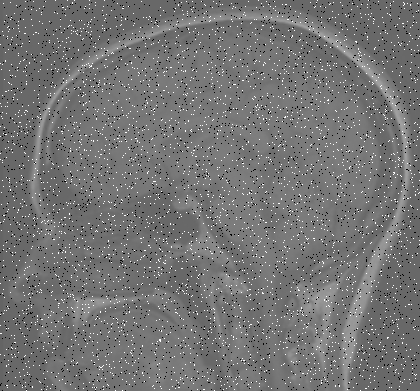
#> input picture Images/corte-cerebro.jpg, 420 x 391 px, found by its file name
$ python exampleEnhance.py
#> lines starting #> are read from the running program, lines starting #| are printed output that depends on the picture
#> further down, R is the input picture: shape (391, 420, 3); min 0, max 255, mean 115.8
### Scripts/medFilt.py
#!/usr/bin/env python3
# -*- coding: utf-8 -*-
"""
Created on Wed Dec 25 15:19:20 2024

@author: Mario Eduardo Sepúlveda Hernández

This function receives a Grayscale image; before use it be sure
your image innot in RGB layers but grayscale
"""
import numpy as np

def medianFilt(A):
    i=1
    j=0
    while i<(A.shape[0]-1):
        while j<(A.shape[1]-2):
            p=[[A[i-1,j],A[i-1,j+1],A[i-1,j+2]],[A[i,j],A[i,j+1],A[i,j+2]],[A[i+1,j],A[i+1,j+1],A[i+1,j+2]]]
            p=np.asarray(p)
            valor=np.median(p)
            A[i,j+1]=valor
            j=j+1
        j=0
        i=i+1
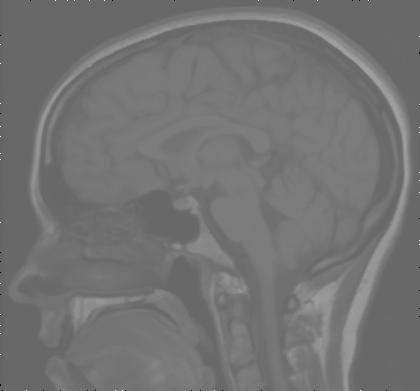
#> A: shape (391, 420); min 0, max 255, mean 115.1
#> after the loop, i = 390
    return A


### Scripts/histExpansion.py
#!/usr/bin/env python3
# -*- coding: utf-8 -*-
"""
Created on Wed Dec 25 03:35:29 2024

@author: Mario Eduardo Sepúlveda Hernández

In this file i've implemented the Histogram Expansion as a function
Thus, you can use it multiple times
To call it, you just need to write

from histExpansion import histogramExpansion

"""
import cv2 as  cv
import numpy as np
def histogramExpansion(R):
    histo=cv.calcHist([R], [0], None, [256], [0,256])
#> histo = 256 values, max 35403 at index 104, min 0 at index 1, mean 641.5
    levels=np.asarray(histo)
#> levels has the same summary as histo
    limits = np.nonzero(levels)
#> limits = 63 positions, rows 0 to 255, columns 0 to 0
    r1=min(limits[0])
#> r1 = 0
    r2=max(limits[0])
#> r2 = 255
    S=(255/(r2-r1))*(R-r1)
    S=np.asarray(S).astype(np.int32)
    return S

### Scripts/exampleEnhance.py
# -*- coding: utf-8 -*-
"""
Created on Wed Dec 25 15:05:24 2024

@author: Mario Eduardo Sepúlveda Hernández

In this script i will use the median filter, the histogram expansion, and the
histogram matching to enhance an image and make easier the analysis

"""

import cv2 as cv
import matplotlib.pyplot as plt
import numpy as np
from histExpansion import histogramExpansion
from medFilt import medianFilt
from skimage.exposure import match_histograms

R=cv.imread("corte-cerebro.jpg")[:,:,::-1]
R=cv.cvtColor(R,cv.COLOR_RGB2GRAY)
R=np.asarray(R)

plt.subplot(1,3,1)
plt.imshow(R,cmap="gray")
plt.title(label="Original image")
plt.ylabel(ylabel="pixels")
plt.xlabel(xlabel="pixels")

S=medianFilt(R)
S=histogramExpansion(S)
plt.subplot(1,3,2)
plt.imshow(S,cmap="gray")
plt.title(label="Image without noise")
plt.ylabel(ylabel="pixels")
plt.xlabel(xlabel="pixels")

reference=cv.imread("chest_x_ray.jpg")[:,:,::-1]
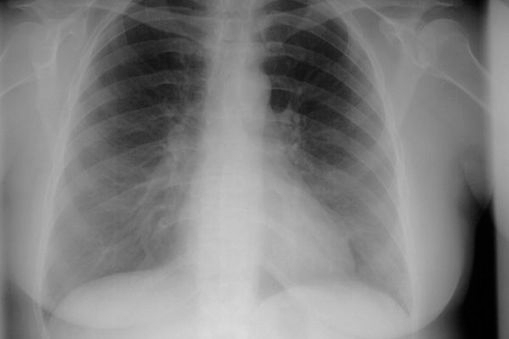
#> input picture Images/chest_x_ray.jpg, 509 x 339 px, found by its file name
#> reference is the input picture: shape (339, 509, 3); min 0, max 220, mean 126.4
reference=cv.cvtColor(reference,cv.COLOR_RGB2GRAY)
#> reference: shape (339, 509)
reference=np.asarray(reference)

result=match_histograms(S,reference)
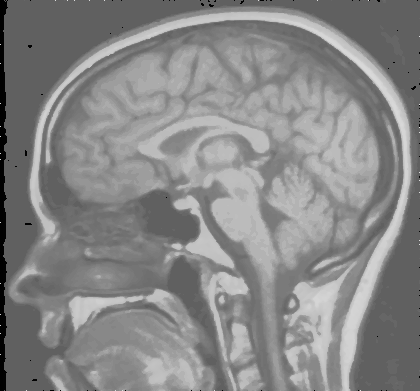
#> result: shape (391, 420) float64; min 0.0334, max 220, mean 135.3
plt.subplot(1,3,3)
plt.imshow(result,cmap="gray")
plt.ylabel(ylabel="pixels")
plt.xlabel(xlabel="pixels")
plt.title(label="Image enhanced")
plt.tight_layout()
plt.show
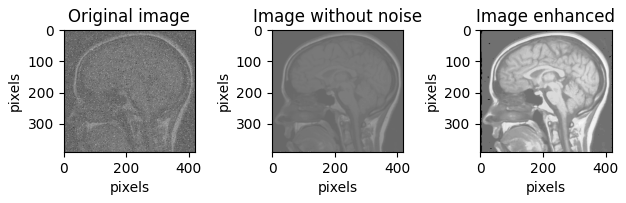
#> figure drawn by matplotlib, 3 panels
